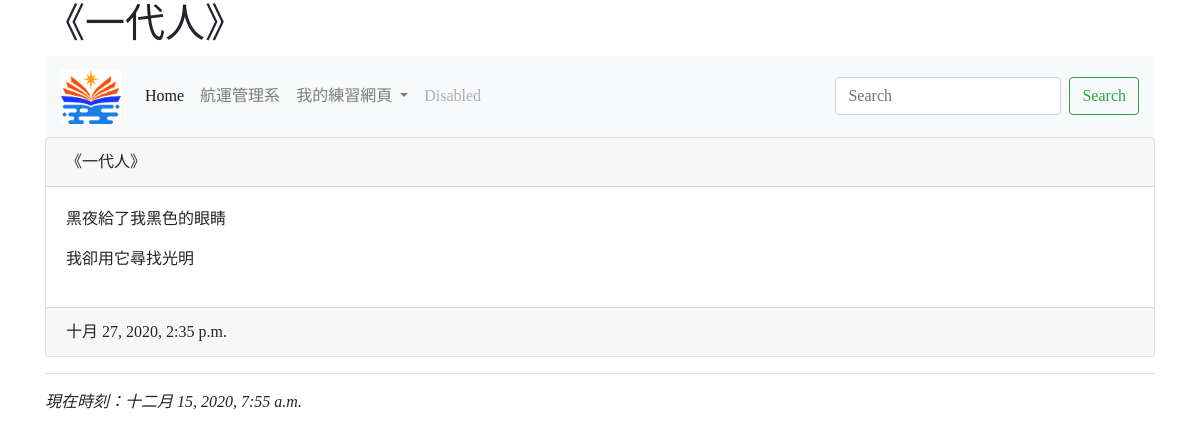
Screenshot of /post/p3/ with the database file from the repository.
### mysite/models.py (models this page shows, shortened)
class Post(models.Model):
    title = models.CharField(max_length=200)
    slug = models.CharField(max_length=200)
    body = models.TextField()
    pub_date = models.DateTimeField(default=timezone.now)
    class Meta:
        ordering = ('-pub_date',)

### mysite/views.py (the view)
# urls.py: path('post/<str:slug>/', showpost),
def showpost(request, slug):
    now = datetime.now()
    try:
        post = Post.objects.get(slug=slug)
        return render(request, "post.html", locals())
    except:
        return redirect("/")

### templates/post.html (shortened to what this page needs)
{% extends 'base.html' %}
{% block titlemessage %}
    <h1>{{ post.title }}</h1>
{% endblock %}
{% block content %}
      <div class="card">
        <div class="card-header">
          {{ post.title }}
        </div>
        <div class="card-body">
          {{ post.body | linebreaks }}
        </div>
        <div class="card-footer">
          {{ post.pub_date }}
        </div>
      </div>
{% endblock %}

### templates/base.html (style rules this page uses)
body { font-family: 微軟正黑體; }

### rows the page displays
Post: title "《一代人》", body "黑夜給了我黑色的眼睛 我卻用它尋找光明", pub_date "十月 27, 2020, 2:35 p.m."
